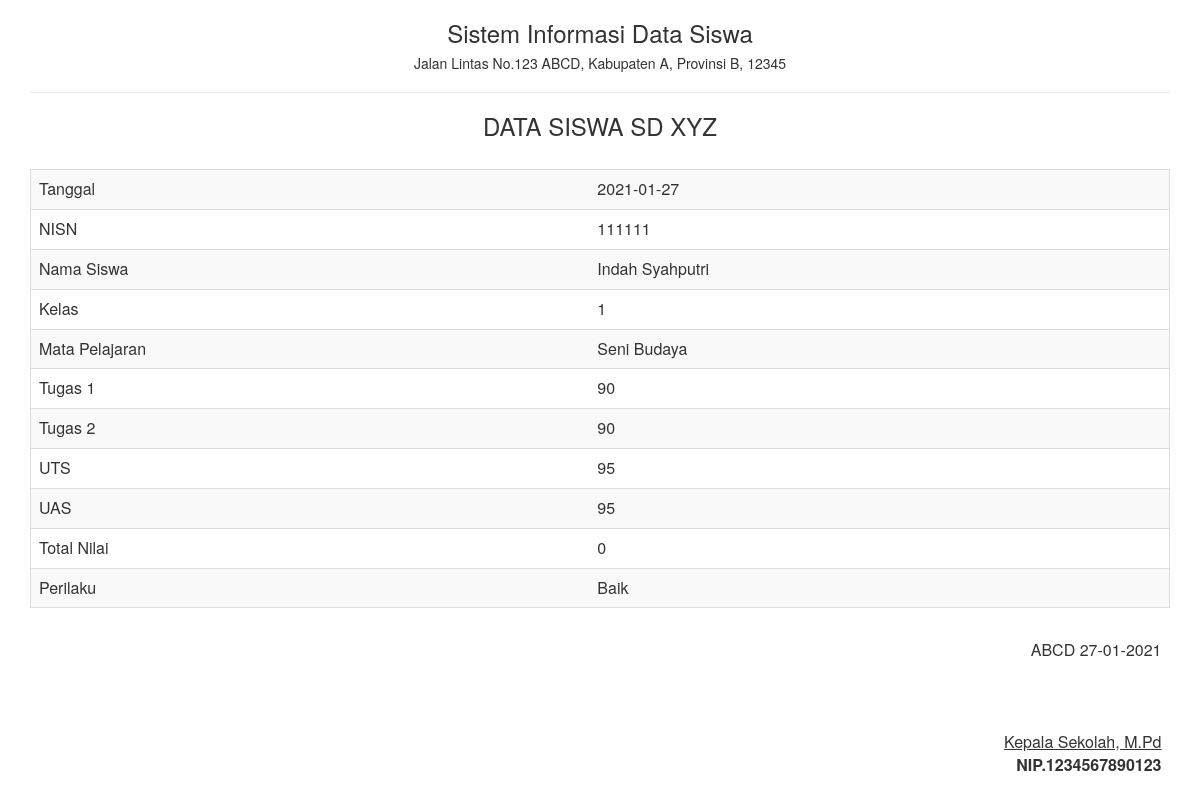
Screenshot of /report/nilai_satu.php?id=111111 with the database file from the repository.
### tables this page shows
CREATE TABLE IF NOT EXISTS `tbl_nilaisiswa` (
  `tanggal` date NOT NULL,
  `NISN` int(255) NOT NULL,
  `Nama_Siswa` varchar(255) NOT NULL,
  `Kelas` varchar(255) NOT NULL,
  `Mata_Pelajaran` varchar(255) NOT NULL,
  `Tugas1` int(255) NOT NULL,
  `Tugas2` int(255) NOT NULL,
  `UTS` int(255) NOT NULL,
  `UAS` int(255) NOT NULL,
  `Total_Nilai` int(255) NOT NULL,
  `Perilaku` varchar(255) NOT NULL,
  PRIMARY KEY (`NISN`)
);

### report/nilai_satu.php (the view, shortened to what this page needs)
<!DOCTYPE html>
<html>
    <head>
        <link href="../Assets/css/bootstrap.min.css" rel="stylesheet" type="text/css"/>
    </head>
    <body onload="print()">
        <?php
        include '../config/koneksi.php';
        $sql = "SELECT * FROM tbl_nilaisiswa WHERE NISN='" . $_GET ['id'] . "'";
        $query = mysqli_query($koneksi, $sql) or die("SQL Detail error");
        $data = mysqli_fetch_array($query);
        ?>
        <div class="container">
            <div class='row'>
                <div class="col-sm-12">
                    <div class="text-center">
                       <h3>Sistem Informasi Data Siswa </h3>
                        <h5>Jalan Lintas No.123 ABCD, Kabupaten A, Provinsi B, 12345</h5>
                        <hr>
                        <h3>DATA SISWA SD XYZ</h3> <br>
                        <table class="table  table-striped table-hover">
                            <tbody>
                                <tr class="table-bordered ">
                                    <td >Tanggal</td> <td><?= $data['tanggal'] ?></td>
                                </tr>
                                 <tr class="table-bordered ">
                                    <td >NISN</td> <td><?= $data['NISN'] ?></td>
                                </tr>
                                <tr class="table-bordered ">
                                    <td>Nama Siswa</td> <td><?= $data['Nama_Siswa'] ?></td>
                                </tr>
                                <tr class="table-bordered ">
                                    <td>Kelas</td> <td><?= $data['Kelas'] ?></td>
                                </tr>
                                <tr class="table-bordered ">
                                    <td>Mata Pelajaran</td> <td><?= $data['Mata_Pelajaran'] ?></td>
                                </tr>
                                <tr class="table-bordered ">
                                    <td>Tugas 1</td> <td><?= $data['Tugas1'] ?> </td>
                                </tr>
                                <tr class="table-bordered ">
                                    <td>Tugas 2</td> <td><?= $data['Tugas2'] ?> </td>
                                </tr>
                                <tr class="table-bordered ">
                                    <td>UTS</td> <td><?= $data['UTS'] ?> </td>
                                </tr>
                                <tr class="table-bordered ">
                                    <td>UAS</td> <td><?= $data['UAS'] ?> </td>
                                </tr>
                                <tr class="table-bordered ">
                                    <td>Total Nilai</td> <td><?= $data['Total_Nilai'] ?> </td>
                                </tr>
                                <tr class="table-bordered ">
                                    <td>Perilaku</td> <td><?= $data['Perilaku'] ?> </td>
                                </tr>
                            </tbody>
                            <tfoot>
                                <tr>
                                    <td colspan="10" class="text-right"><br>
                                        ABCD  <?= date("d-m-Y") ?>
                                        <br><br><br><br>
                                        <u>Kepala Sekolah, M.Pd<strong></u><br>
                                        NIP.1234567890123
                                    </td>
                                </tr>
                            </tfoot>
                        </table>
                    </div>
                </div>
            </div>
    </body>
</html>

### rows the page displays
tbl_nilaisiswa: tanggal "2021-01-27", NISN "111111", Nama_Siswa "Indah Syahputri", Kelas "1", Mata_Pelajaran "Seni Budaya", Tugas1 "90", Tugas2 "90", UTS "95", UAS "95", Total_Nilai "0", Perilaku "Baik"
